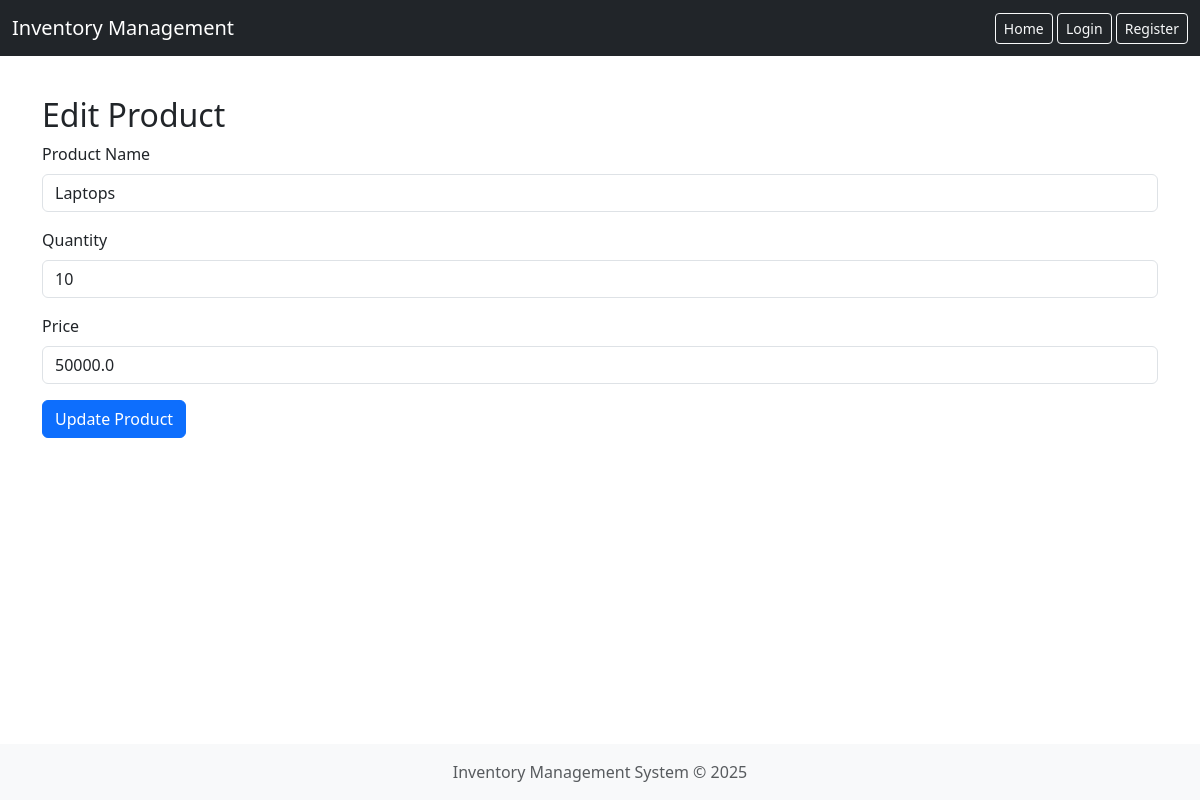
The page /products/edit/1 on the database its author committed.
### models.py (models this page shows)
class Product(db.Model):
    id = db.Column(db.Integer, primary_key=True)
    name = db.Column(db.String(100), nullable=False)
    quantity = db.Column(db.Integer, nullable=False)
    price = db.Column(db.Float, nullable=False)

### routes.py (the view, shortened to what this page needs)
@app.route('/products/edit/<int:id>', methods=['GET', 'POST'])
def edit_product(id):
    product = Product.query.get_or_404(id)
    return render_template('edit_product.html', product=product)

### templates/edit_product.html (shortened to what this page needs)
{% extends 'base.html' %}
{% block content %}
<h2>Edit Product</h2>
<form method="POST">
  <div class="mb-3">
    <label for="name" class="form-label">Product Name</label>
    <input type="text" class="form-control" name="name" value="{{ product.name }}" required>
  </div>
  <div class="mb-3">
    <label for="quantity" class="form-label">Quantity</label>
    <input type="number" class="form-control" name="quantity" value="{{ product.quantity }}" required>
  </div>
  <div class="mb-3">
    <label for="price" class="form-label">Price</label>
    <input type="number" step="0.01" class="form-control" name="price" value="{{ product.price }}" required>
  </div>
  <button type="submit" class="btn btn-primary">Update Product</button>
</form>
{% endblock %}

### rows shown on the page
Product: name "Laptops", quantity "10", price "50000.0"
